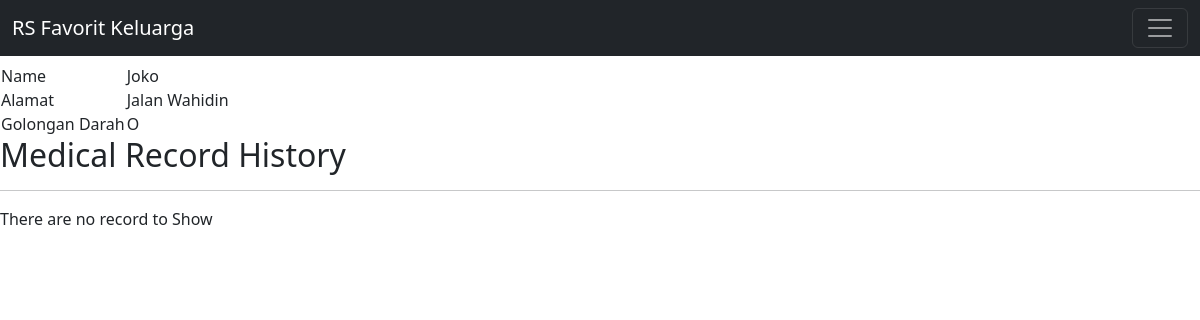
The app's page /records/patient/1/ with its own data.
### records/models.py (models this page shows, shortened)
class PatientProfile(models.Model):
    BLOODTYPE_CHOICES = [
    ("A", "A"),
    ("AB", "AB"),
    ("B", "B"),
    ("O", "O"),
    ('-','None'),
]
    patient_name = models.CharField(max_length=100)
    patient_address = models.TextField(max_length=300)
    Patient_bloodtype = models.CharField(choices=BLOODTYPE_CHOICES,max_length=10)
    patient_age = models.IntegerField(default=0)
    patient_comorbid = models.TextField(default='No Comorbid')
    patient_note = models.TextField(default='None')
    patient_apply = models.DateTimeField(auto_created=True,auto_now=True)
    patient_systol = models.IntegerField(default=120)
    patient_diastol = models.IntegerField(default=80)
    class Meta:
        ordering = ['patient_name']

### records/views.py (the view)
# urls.py: path('patient/<int:pk>/',views.PatientDetail.as_view(),name='patient_detail'),
class PatientDetail(DetailView):
    model = PatientProfile
    def get_context_data(self, **kwargs):
        context = super().get_context_data(**kwargs)
        patient_records = PatientRecords.objects.filter(patient_name=self.object)
        for record in patient_records:
            record.prescriptions = record.prescription.all()
        context['patient_records'] = patient_records
        print(context['patient_records'])
        return context

### records/templates/records/patientprofile_detail.html (shortened to what this page needs)
{% extends 'base.html' %}
{% block content %}
<div>
    <table style="align-items: center;align-self: flex-end;">
        <tr>
            <td>Name</td>
            <td> {{ patientprofile.patient_name }}</td>
        </tr>
        <tr>
            <td> Alamat </td>
            <td> {{ patientprofile.patient_address }}</td>
        </tr>
        <tr>
            <td> Golongan Darah </td>
            <td> {{ patientprofile.Patient_bloodtype }}</td>
        </tr>
    </table>
</div>
<div>
    <h2>Medical Record History</h2>
    <hr>
    {% if patient_records %}
    <ul>
        {% for record in patient_records %}
        <h3>On {{ record.timestamp }}</h3>
        <p><b>Diagnose:</b> {{ record.diagnose }}</p>
        <p><b>Notes:</b> {{ record.notes }}</p>
        <p>Prescribed medicines:</p>
        <ul>
        {% for medicine in record.prescriptions %}
            <li>{{ medicine.medicine_name }}</li>
        {% endfor %}
        </ul>
        <hr>
    {% endfor %}
    </ul>
    {% else %}
    <p>There are no record to Show</p>
    {% endif %}
</div>
{% endblock %}

### records on screen
PatientProfile: patient_name "Joko", patient_address "Jalan Wahidin", Patient_bloodtype "O"
